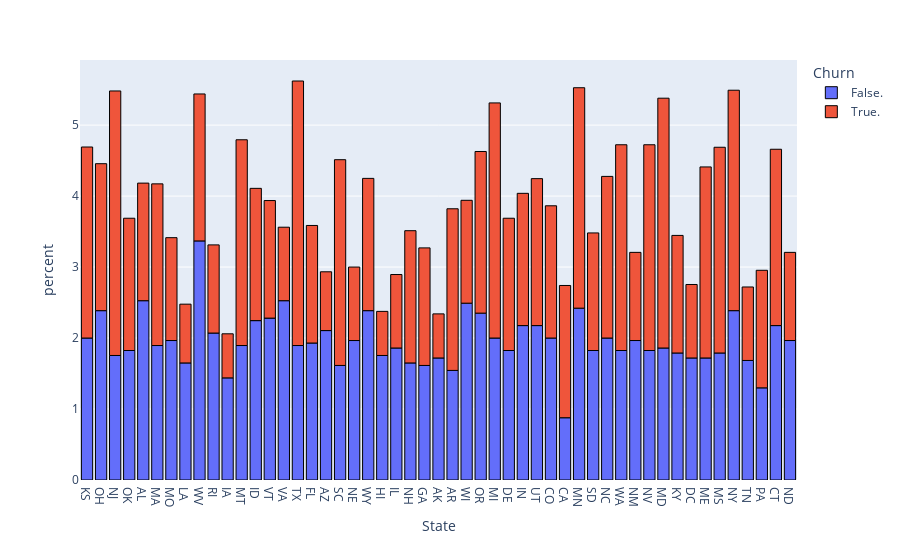
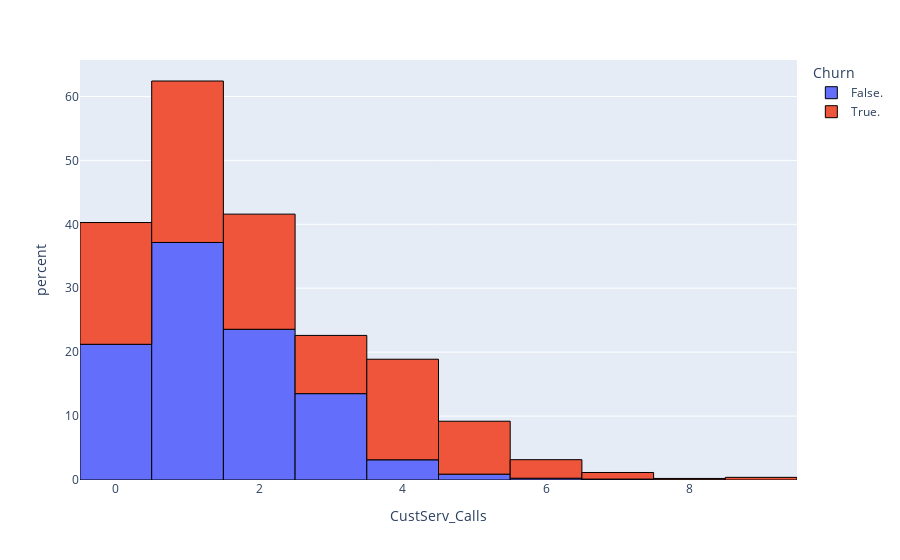
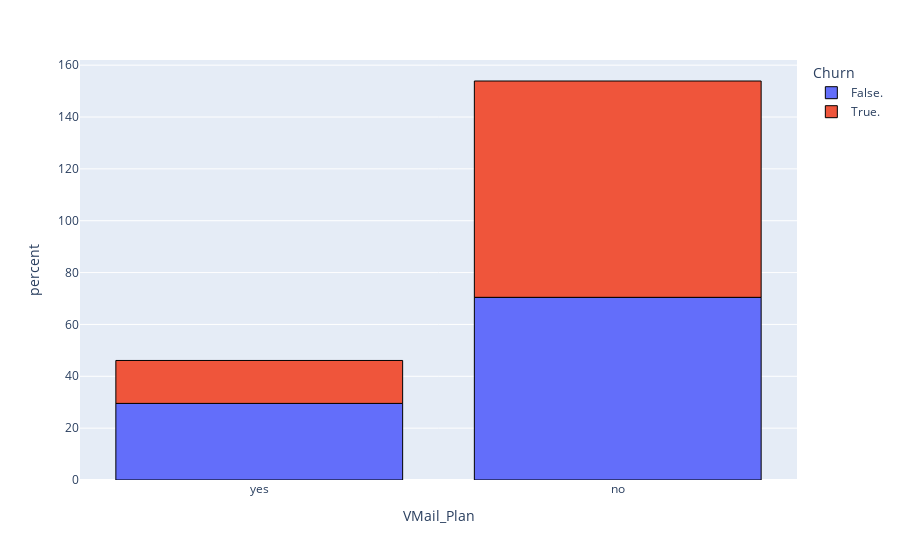
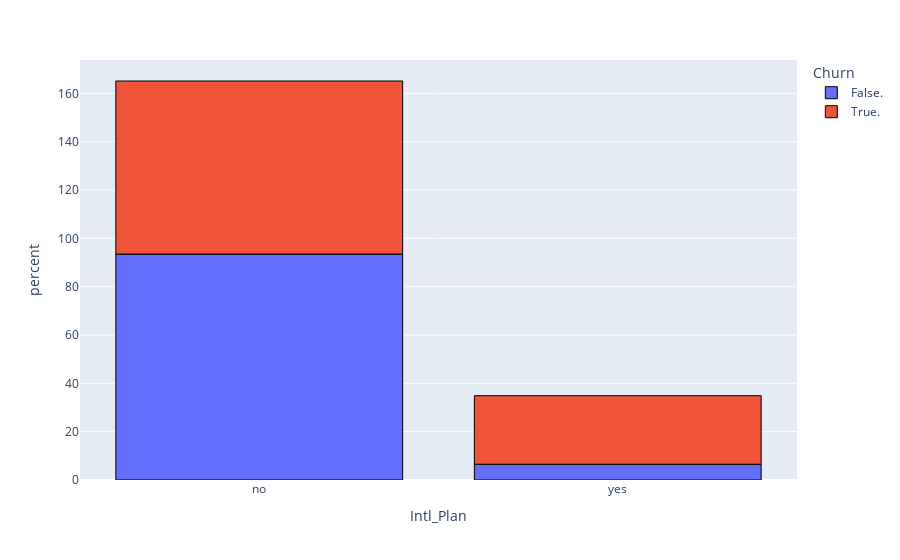

Here is the notebook cell these charts were saved with, in order:
### Code cell
for col in ['State', 'CustServ_Calls', "VMail_Plan", "Intl_Plan" ]:
    fig = px.histogram(df, x=col, color='Churn', nbins=len(df[col].unique()), histnorm='percent')
    fig.update_traces(marker=dict(line=dict(width=1, color='black')))
    fig.show()

### Figure 1 — Plotly figure (JSON) as saved in the notebook; plotly's stock layout.template omitted (floating-point values rounded to 4 significant figures; data arrays with more than 128 entries replaced by an {"elided": "..."} marker saying what was removed)
{"data": [{"alignmentgroup": "True", "bingroup": "x", "histnorm": "percent", "hovertemplate": "Churn=False.<br>State=%{x}<br>percent=%{y}<extra></extra>", "legendgroup": "False.", "marker": {"color": "#636efa", "line": {"color": "black", "width": 1}, "pattern": {"shape": ""}}, "name": "False.", "nbinsx": 51, "offsetgroup": "False.", "orientation": "v", "showlegend": true, "type": "histogram", "x": {"elided": "2850 str values"}, "xaxis": "x", "yaxis": "y"}, {"alignmentgroup": "True", "bingroup": "x", "histnorm": "percent", "hovertemplate": "Churn=True.<br>State=%{x}<br>percent=%{y}<extra></extra>", "legendgroup": "True.", "marker": {"color": "#EF553B", "line": {"color": "black", "width": 1}, "pattern": {"shape": ""}}, "name": "True.", "nbinsx": 51, "offsetgroup": "True.", "orientation": "v", "showlegend": true, "type": "histogram", "x": {"elided": "483 str values"}, "xaxis": "x", "yaxis": "y"}], "layout": {"barmode": "relative", "legend": {"title": {"text": "Churn"}, "tracegroupgap": 0}, "margin": {"t": 60}, "xaxis": {"anchor": "y", "domain": [0, 1], "title": {"text": "State"}}, "yaxis": {"anchor": "x", "domain": [0, 1], "title": {"text": "percent"}}}}

### Figure 2 — Plotly figure (JSON) as saved in the notebook; plotly's stock layout.template omitted (floating-point values rounded to 4 significant figures; data arrays with more than 128 entries replaced by an {"elided": "..."} marker saying what was removed)
{"data": [{"alignmentgroup": "True", "bingroup": "x", "histnorm": "percent", "hovertemplate": "Churn=False.<br>CustServ_Calls=%{x}<br>percent=%{y}<extra></extra>", "legendgroup": "False.", "marker": {"color": "#636efa", "line": {"color": "black", "width": 1}, "pattern": {"shape": ""}}, "name": "False.", "nbinsx": 10, "offsetgroup": "False.", "orientation": "v", "showlegend": true, "type": "histogram", "x": {"elided": "2850 int values"}, "xaxis": "x", "yaxis": "y"}, {"alignmentgroup": "True", "bingroup": "x", "histnorm": "percent", "hovertemplate": "Churn=True.<br>CustServ_Calls=%{x}<br>percent=%{y}<extra></extra>", "legendgroup": "True.", "marker": {"color": "#EF553B", "line": {"color": "black", "width": 1}, "pattern": {"shape": ""}}, "name": "True.", "nbinsx": 10, "offsetgroup": "True.", "orientation": "v", "showlegend": true, "type": "histogram", "x": {"elided": "483 int values"}, "xaxis": "x", "yaxis": "y"}], "layout": {"barmode": "relative", "legend": {"title": {"text": "Churn"}, "tracegroupgap": 0}, "margin": {"t": 60}, "xaxis": {"anchor": "y", "domain": [0, 1], "title": {"text": "CustServ_Calls"}}, "yaxis": {"anchor": "x", "domain": [0, 1], "title": {"text": "percent"}}}}

### Figure 3 — Plotly figure (JSON) as saved in the notebook; plotly's stock layout.template omitted (floating-point values rounded to 4 significant figures; data arrays with more than 128 entries replaced by an {"elided": "..."} marker saying what was removed)
{"data": [{"alignmentgroup": "True", "bingroup": "x", "histnorm": "percent", "hovertemplate": "Churn=False.<br>VMail_Plan=%{x}<br>percent=%{y}<extra></extra>", "legendgroup": "False.", "marker": {"color": "#636efa", "line": {"color": "black", "width": 1}, "pattern": {"shape": ""}}, "name": "False.", "nbinsx": 2, "offsetgroup": "False.", "orientation": "v", "showlegend": true, "type": "histogram", "x": {"elided": "2850 str values"}, "xaxis": "x", "yaxis": "y"}, {"alignmentgroup": "True", "bingroup": "x", "histnorm": "percent", "hovertemplate": "Churn=True.<br>VMail_Plan=%{x}<br>percent=%{y}<extra></extra>", "legendgroup": "True.", "marker": {"color": "#EF553B", "line": {"color": "black", "width": 1}, "pattern": {"shape": ""}}, "name": "True.", "nbinsx": 2, "offsetgroup": "True.", "orientation": "v", "showlegend": true, "type": "histogram", "x": {"elided": "483 str values"}, "xaxis": "x", "yaxis": "y"}], "layout": {"barmode": "relative", "legend": {"title": {"text": "Churn"}, "tracegroupgap": 0}, "margin": {"t": 60}, "xaxis": {"anchor": "y", "domain": [0, 1], "title": {"text": "VMail_Plan"}}, "yaxis": {"anchor": "x", "domain": [0, 1], "title": {"text": "percent"}}}}

### Figure 4 — Plotly figure (JSON) as saved in the notebook; plotly's stock layout.template omitted (floating-point values rounded to 4 significant figures; data arrays with more than 128 entries replaced by an {"elided": "..."} marker saying what was removed)
{"data": [{"alignmentgroup": "True", "bingroup": "x", "histnorm": "percent", "hovertemplate": "Churn=False.<br>Intl_Plan=%{x}<br>percent=%{y}<extra></extra>", "legendgroup": "False.", "marker": {"color": "#636efa", "line": {"color": "black", "width": 1}, "pattern": {"shape": ""}}, "name": "False.", "nbinsx": 2, "offsetgroup": "False.", "orientation": "v", "showlegend": true, "type": "histogram", "x": {"elided": "2850 str values"}, "xaxis": "x", "yaxis": "y"}, {"alignmentgroup": "True", "bingroup": "x", "histnorm": "percent", "hovertemplate": "Churn=True.<br>Intl_Plan=%{x}<br>percent=%{y}<extra></extra>", "legendgroup": "True.", "marker": {"color": "#EF553B", "line": {"color": "black", "width": 1}, "pattern": {"shape": ""}}, "name": "True.", "nbinsx": 2, "offsetgroup": "True.", "orientation": "v", "showlegend": true, "type": "histogram", "x": {"elided": "483 str values"}, "xaxis": "x", "yaxis": "y"}], "layout": {"barmode": "relative", "legend": {"title": {"text": "Churn"}, "tracegroupgap": 0}, "margin": {"t": 60}, "xaxis": {"anchor": "y", "domain": [0, 1], "title": {"text": "Intl_Plan"}}, "yaxis": {"anchor": "x", "domain": [0, 1], "title": {"text": "percent"}}}}
